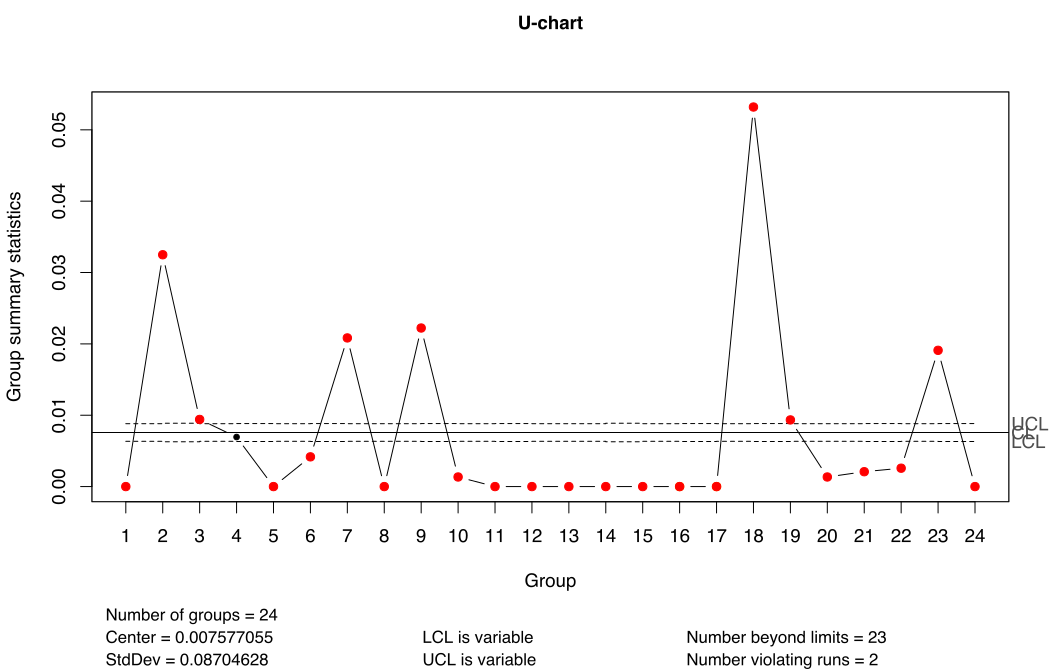

Recreate this plot in R.
# Рисунки и расчеты к статье о контрольных картах
require(grDevices)
library(qcc)
library(readr)
require(lubridate)
data <- read_csv("data.csv", col_types = cols(actualstart = col_datetime(format = "%Y-%m-%d %H:%M:%S"), actualfinish = col_datetime(format = "%Y-%m-%d %H:%M:%S")))
data<-data[order(data$actualstart),]
data$badtime<-data$actualfinish-data$actualstart
data$year<-year(data$actualstart)
data$month<-month(data$actualstart)
data$diff<-0
data$diff[-1]<- diff(data$actualstart)
uchart<-aggregate(badtime~month+year,data=data,sum)
uchart<-uchart[1:13,]
uchart<-rbind(uchart,data.frame(month=c(1,5,8,11,12),year=2018,badtime=0))
uchart<-rbind(uchart,data.frame(month=c(1:5,12),year=2019,badtime=0))
uchart$total<-days_in_month(uchart$month)*24*60
uchart<-uchart[order(uchart$year,uchart$month),]
svg('pic1.svg', width = 11, height = 7,  pointsize = 14)
old <- qcc.options() 
qcc.options(bg.margin="white")
qcc(uchart$badtime,sizes=uchart$total,type="u",title="U-chart")
dev.off()
svg('pic2.svg', width = 11, height = 7,  pointsize = 14)
qcc(data$diff[25:37], type="g",title="G-chart 2019",confidence.level=0.95)
dev.off()
pdf('pic1uchart.pdf', width = 11, height = 7,  pointsize = 14)
qcc(uchart$badtime,sizes=uchart$total,type="u",title="U-chart")
dev.off()
pdf('pic2gchart.pdf', width = 11, height = 7,  pointsize = 14)
qcc(data$diff[25:37], type="g",title="G-chart 2019",confidence.level=0.95)
dev.off()
qcc.options(old)
library(ADGofTest)
ad.test(data$diff[25:37],pgeom,prob=1/mean(data$diff[25:37]))

log(0.025)/(log(1-1/17833.85))-1
log(1-0.025)/(log(1-1/17833.85))  
